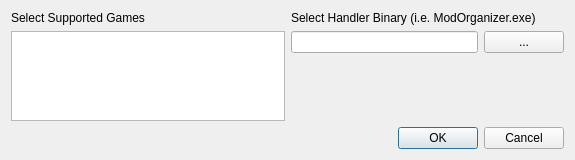
<?xml version="1.0" encoding="UTF-8"?>
<ui version="4.0">
 <class>AddBinaryDialog</class>
 <widget class="QDialog" name="AddBinaryDialog">
  <property name="geometry">
   <rect>
    <x>0</x>
    <y>0</y>
    <width>575</width>
    <height>160</height>
   </rect>
  </property>
  <property name="windowTitle">
   <string>Dialog</string>
  </property>
  <layout class="QVBoxLayout" name="verticalLayout">
   <item>
    <layout class="QHBoxLayout" name="horizontalLayout">
     <item>
      <layout class="QVBoxLayout" name="verticalLayout_2">
       <item>
        <widget class="QLabel" name="label">
         <property name="text">
          <string>Select Supported Games</string>
         </property>
        </widget>
       </item>
       <item>
        <widget class="QListWidget" name="gamesList">
         <property name="selectionMode">
          <enum>QAbstractItemView::ExtendedSelection</enum>
         </property>
        </widget>
       </item>
      </layout>
     </item>
     <item>
      <layout class="QVBoxLayout" name="verticalLayout_3">
       <item>
        <widget class="QLabel" name="label_2">
         <property name="text">
          <string>Select Handler Binary (i.e. ModOrganizer.exe)</string>
         </property>
        </widget>
       </item>
       <item>
        <layout class="QHBoxLayout" name="horizontalLayout_2">
         <item>
          <widget class="QLineEdit" name="binaryEdit"/>
         </item>
         <item>
          <widget class="QPushButton" name="browseButton">
           <property name="sizePolicy">
            <sizepolicy hsizetype="Minimum" vsizetype="Fixed">
             <horstretch>0</horstretch>
             <verstretch>0</verstretch>
            </sizepolicy>
           </property>
           <property name="text">
            <string>...</string>
           </property>
          </widget>
         </item>
        </layout>
       </item>
       <item>
        <spacer name="verticalSpacer">
         <property name="orientation">
          <enum>Qt::Vertical</enum>
         </property>
         <property name="sizeHint" stdset="0">
          <size>
           <width>20</width>
           <height>40</height>
          </size>
         </property>
        </spacer>
       </item>
      </layout>
     </item>
    </layout>
   </item>
   <item>
    <widget class="QDialogButtonBox" name="buttonBox">
     <property name="orientation">
      <enum>Qt::Horizontal</enum>
     </property>
     <property name="standardButtons">
      <set>QDialogButtonBox::Cancel|QDialogButtonBox::Ok</set>
     </property>
    </widget>
   </item>
  </layout>
 </widget>
 <resources/>
 <connections>
  <connection>
   <sender>buttonBox</sender>
   <signal>accepted()</signal>
   <receiver>AddBinaryDialog</receiver>
   <slot>accept()</slot>
   <hints>
    <hint type="sourcelabel">
     <x>248</x>
     <y>254</y>
    </hint>
    <hint type="destinationlabel">
     <x>157</x>
     <y>274</y>
    </hint>
   </hints>
  </connection>
  <connection>
   <sender>buttonBox</sender>
   <signal>rejected()</signal>
   <receiver>AddBinaryDialog</receiver>
   <slot>reject()</slot>
   <hints>
    <hint type="sourcelabel">
     <x>316</x>
     <y>260</y>
    </hint>
    <hint type="destinationlabel">
     <x>286</x>
     <y>274</y>
    </hint>
   </hints>
  </connection>
 </connections>
</ui>
